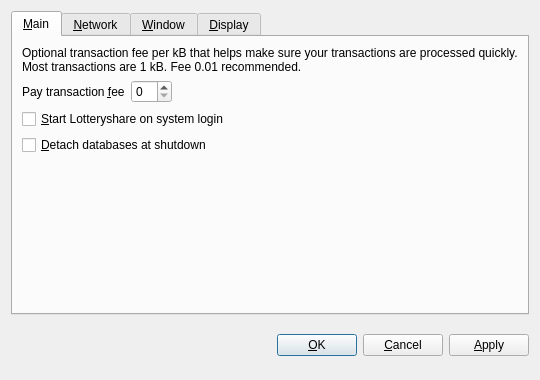
<?xml version="1.0" encoding="UTF-8"?>
<ui version="4.0">
 <class>OptionsDialog</class>
 <widget class="QDialog" name="OptionsDialog">
  <property name="geometry">
   <rect>
    <x>0</x>
    <y>0</y>
    <width>540</width>
    <height>380</height>
   </rect>
  </property>
  <property name="windowTitle">
   <string>Options</string>
  </property>
  <property name="modal">
   <bool>true</bool>
  </property>
  <layout class="QVBoxLayout" name="verticalLayout">
   <item>
    <widget class="QTabWidget" name="tabWidget">
     <property name="tabPosition">
      <enum>QTabWidget::North</enum>
     </property>
     <property name="currentIndex">
      <number>0</number>
     </property>
     <widget class="QWidget" name="tabMain">
      <attribute name="title">
       <string>&amp;Main</string>
      </attribute>
      <layout class="QVBoxLayout" name="verticalLayout_Main">
       <item>
        <widget class="QLabel" name="transactionFeeInfoLabel">
         <property name="text">
          <string>Optional transaction fee per kB that helps make sure your transactions are processed quickly. Most transactions are 1 kB. Fee 0.01 recommended.</string>
         </property>
         <property name="textFormat">
          <enum>Qt::PlainText</enum>
         </property>
         <property name="wordWrap">
          <bool>true</bool>
         </property>
        </widget>
       </item>
       <item>
        <layout class="QHBoxLayout" name="horizontalLayout_Main">
         <item>
          <widget class="QLabel" name="transactionFeeLabel">
           <property name="text">
            <string>Pay transaction &amp;fee</string>
           </property>
           <property name="textFormat">
            <enum>Qt::PlainText</enum>
           </property>
           <property name="buddy">
            <cstring>transactionFee</cstring>
           </property>
          </widget>
         </item>
         <item>
          <widget class="BitcoinAmountField" name="transactionFee"/>
         </item>
         <item>
          <spacer name="horizontalSpacer_Main">
           <property name="orientation">
            <enum>Qt::Horizontal</enum>
           </property>
           <property name="sizeHint" stdset="0">
            <size>
             <width>40</width>
             <height>20</height>
            </size>
           </property>
          </spacer>
         </item>
        </layout>
       </item>
       <item>
        <widget class="QCheckBox" name="bitcoinAtStartup">
         <property name="toolTip">
          <string>Automatically start Lotteryshare after logging in to the system.</string>
         </property>
         <property name="text">
          <string>&amp;Start Lotteryshare on system login</string>
         </property>
        </widget>
       </item>
       <item>
        <widget class="QCheckBox" name="detachDatabases">
         <property name="toolTip">
          <string>Detach block and address databases at shutdown. This means they can be moved to another data directory, but it slows down shutdown. The wallet is always detached.</string>
         </property>
         <property name="text">
          <string>&amp;Detach databases at shutdown</string>
         </property>
        </widget>
       </item>
       <item>
        <spacer name="verticalSpacer_Main">
         <property name="orientation">
          <enum>Qt::Vertical</enum>
         </property>
         <property name="sizeHint" stdset="0">
          <size>
           <width>20</width>
           <height>40</height>
          </size>
         </property>
        </spacer>
       </item>
      </layout>
     </widget>
     <widget class="QWidget" name="tabNetwork">
      <attribute name="title">
       <string>&amp;Network</string>
      </attribute>
      <layout class="QVBoxLayout" name="verticalLayout_Network">
       <item>
        <widget class="QCheckBox" name="mapPortUpnp">
         <property name="toolTip">
          <string>Automatically open the Lotteryshare client port on the router. This only works when your router supports UPnP and it is enabled.</string>
         </property>
         <property name="text">
          <string>Map port using &amp;UPnP</string>
         </property>
        </widget>
       </item>
       <item>
        <widget class="QCheckBox" name="connectSocks">
         <property name="toolTip">
          <string>Connect to the Lotteryshare network through a SOCKS proxy (e.g. when connecting through Tor).</string>
         </property>
         <property name="text">
          <string>&amp;Connect through SOCKS proxy:</string>
         </property>
        </widget>
       </item>
       <item>
        <layout class="QHBoxLayout" name="horizontalLayout_Network">
         <item>
          <widget class="QLabel" name="proxyIpLabel">
           <property name="text">
            <string>Proxy &amp;IP:</string>
           </property>
           <property name="textFormat">
            <enum>Qt::PlainText</enum>
           </property>
           <property name="buddy">
            <cstring>proxyIp</cstring>
           </property>
          </widget>
         </item>
         <item>
          <widget class="QValidatedLineEdit" name="proxyIp">
           <property name="maximumSize">
            <size>
             <width>140</width>
             <height>16777215</height>
            </size>
           </property>
           <property name="toolTip">
            <string>IP address of the proxy (e.g. 127.0.0.1)</string>
           </property>
          </widget>
         </item>
         <item>
          <widget class="QLabel" name="proxyPortLabel">
           <property name="text">
            <string>&amp;Port:</string>
           </property>
           <property name="textFormat">
            <enum>Qt::PlainText</enum>
           </property>
           <property name="buddy">
            <cstring>proxyPort</cstring>
           </property>
          </widget>
         </item>
         <item>
          <widget class="QLineEdit" name="proxyPort">
           <property name="maximumSize">
            <size>
             <width>55</width>
             <height>16777215</height>
            </size>
           </property>
           <property name="toolTip">
            <string>Port of the proxy (e.g. 9050)</string>
           </property>
          </widget>
         </item>
         <item>
          <widget class="QLabel" name="socksVersionLabel">
           <property name="text">
            <string>SOCKS &amp;Version:</string>
           </property>
           <property name="textFormat">
            <enum>Qt::PlainText</enum>
           </property>
           <property name="buddy">
            <cstring>socksVersion</cstring>
           </property>
          </widget>
         </item>
         <item>
          <widget class="QValueComboBox" name="socksVersion">
           <property name="toolTip">
            <string>SOCKS version of the proxy (e.g. 5)</string>
           </property>
          </widget>
         </item>
         <item>
          <spacer name="horizontalSpacer_Network">
           <property name="orientation">
            <enum>Qt::Horizontal</enum>
           </property>
           <property name="sizeHint" stdset="0">
            <size>
             <width>40</width>
             <height>20</height>
            </size>
           </property>
          </spacer>
         </item>
        </layout>
       </item>
       <item>
        <spacer name="verticalSpacer_Network">
         <property name="orientation">
          <enum>Qt::Vertical</enum>
         </property>
         <property name="sizeHint" stdset="0">
          <size>
           <width>20</width>
           <height>40</height>
          </size>
         </property>
        </spacer>
       </item>
      </layout>
     </widget>
     <widget class="QWidget" name="tabWindow">
      <attribute name="title">
       <string>&amp;Window</string>
      </attribute>
      <layout class="QVBoxLayout" name="verticalLayout_Window">
       <item>
        <widget class="QCheckBox" name="minimizeToTray">
         <property name="toolTip">
          <string>Show only a tray icon after minimizing the window.</string>
         </property>
         <property name="text">
          <string>&amp;Minimize to the tray instead of the taskbar</string>
         </property>
        </widget>
       </item>
       <item>
        <widget class="QCheckBox" name="minimizeOnClose">
         <property name="toolTip">
          <string>Minimize instead of exit the application when the window is closed. When this option is enabled, the application will be closed only after selecting Quit in the menu.</string>
         </property>
         <property name="text">
          <string>M&amp;inimize on close</string>
         </property>
        </widget>
       </item>
       <item>
        <spacer name="verticalSpacer_Window">
         <property name="orientation">
          <enum>Qt::Vertical</enum>
         </property>
         <property name="sizeHint" stdset="0">
          <size>
           <width>20</width>
           <height>40</height>
          </size>
         </property>
        </spacer>
       </item>
      </layout>
     </widget>
     <widget class="QWidget" name="tabDisplay">
      <attribute name="title">
       <string>&amp;Display</string>
      </attribute>
      <layout class="QVBoxLayout" name="verticalLayout_Display">
       <item>
        <layout class="QHBoxLayout" name="horizontalLayout_1_Display">
         <item>
          <widget class="QLabel" name="langLabel">
           <property name="text">
            <string>User Interface &amp;language:</string>
           </property>
           <property name="textFormat">
            <enum>Qt::PlainText</enum>
           </property>
           <property name="buddy">
            <cstring>lang</cstring>
           </property>
          </widget>
         </item>
         <item>
          <widget class="QValueComboBox" name="lang">
           <property name="toolTip">
            <string>The user interface language can be set here. This setting will take effect after restarting Lotteryshare.</string>
           </property>
          </widget>
         </item>
        </layout>
       </item>
       <item>
        <layout class="QHBoxLayout" name="horizontalLayout_2_Display">
         <item>
          <widget class="QLabel" name="unitLabel">
           <property name="text">
            <string>&amp;Unit to show amounts in:</string>
           </property>
           <property name="textFormat">
            <enum>Qt::PlainText</enum>
           </property>
           <property name="buddy">
            <cstring>unit</cstring>
           </property>
          </widget>
         </item>
         <item>
          <widget class="QValueComboBox" name="unit">
           <property name="toolTip">
            <string>Choose the default subdivision unit to show in the interface and when sending coins.</string>
           </property>
          </widget>
         </item>
        </layout>
       </item>
       <item>
        <widget class="QCheckBox" name="displayAddresses">
         <property name="toolTip">
          <string>Whether to show Lotteryshare addresses in the transaction list.</string>
         </property>
         <property name="text">
          <string>&amp;Display addresses in transaction list</string>
         </property>
        </widget>
       </item>
       <item>
        <widget class="QCheckBox" name="coinControlFeatures">
         <property name="toolTip">
          <string>Whether to show coin control features or not.</string>
         </property>
         <property name="text">
          <string>Display coin &amp;control features (experts only!)</string>
         </property>
        </widget>
       </item>
       <item>
        <spacer name="verticalSpacer_Display">
         <property name="orientation">
          <enum>Qt::Vertical</enum>
         </property>
         <property name="sizeHint" stdset="0">
          <size>
           <width>20</width>
           <height>40</height>
          </size>
         </property>
        </spacer>
       </item>
      </layout>
     </widget>
    </widget>
   </item>
   <item>
    <layout class="QHBoxLayout" name="horizontalLayout_Buttons">
     <item>
      <spacer name="horizontalSpacer_1">
       <property name="orientation">
        <enum>Qt::Horizontal</enum>
       </property>
       <property name="sizeHint" stdset="0">
        <size>
         <width>40</width>
         <height>48</height>
        </size>
       </property>
      </spacer>
     </item>
     <item>
      <widget class="QLabel" name="statusLabel">
       <property name="font">
        <font>
         <weight>75</weight>
         <bold>true</bold>
        </font>
       </property>
       <property name="text">
        <string/>
       </property>
       <property name="textFormat">
        <enum>Qt::PlainText</enum>
       </property>
       <property name="wordWrap">
        <bool>true</bool>
       </property>
      </widget>
     </item>
     <item>
      <spacer name="horizontalSpacer_2">
       <property name="orientation">
        <enum>Qt::Horizontal</enum>
       </property>
       <property name="sizeHint" stdset="0">
        <size>
         <width>40</width>
         <height>48</height>
        </size>
       </property>
      </spacer>
     </item>
     <item>
      <widget class="QPushButton" name="okButton">
       <property name="text">
        <string>&amp;OK</string>
       </property>
      </widget>
     </item>
     <item>
      <widget class="QPushButton" name="cancelButton">
       <property name="text">
        <string>&amp;Cancel</string>
       </property>
       <property name="autoDefault">
        <bool>false</bool>
       </property>
      </widget>
     </item>
     <item>
      <widget class="QPushButton" name="applyButton">
       <property name="text">
        <string>&amp;Apply</string>
       </property>
       <property name="autoDefault">
        <bool>false</bool>
       </property>
      </widget>
     </item>
    </layout>
   </item>
  </layout>
 </widget>
 <customwidgets>
  <customwidget>
   <class>BitcoinAmountField</class>
   <extends>QSpinBox</extends>
   <header>bitcoinamountfield.h</header>
  </customwidget>
  <customwidget>
   <class>QValueComboBox</class>
   <extends>QComboBox</extends>
   <header>qvaluecombobox.h</header>
  </customwidget>
  <customwidget>
   <class>QValidatedLineEdit</class>
   <extends>QLineEdit</extends>
   <header>qvalidatedlineedit.h</header>
  </customwidget>
 </customwidgets>
 <resources/>
 <connections/>
</ui>
